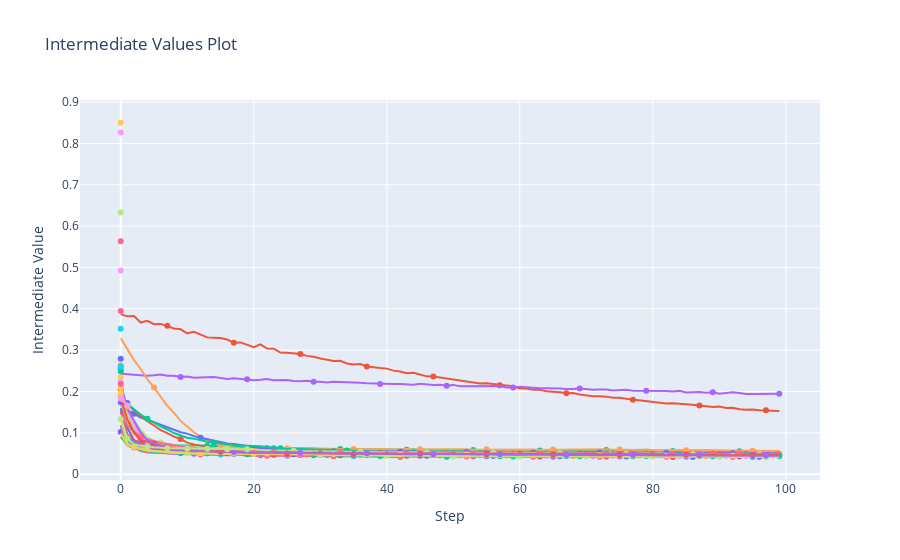

The notebook cell saved with this chart:
### Markdown cell above
Dopo aver condotto lo studio con `optuna`, riportiamo i risultati ottenuti. Dal grafico dei valori intermedi, possiamo vedere come la loss di validazione sia evoluta ad ogni epoca e per ogni trial di addestramento. Similmente, possiamo vedere la storia dei minimi delle loss di validazione (la funzione `objective`) nel grafico "Optimization History Plot". Il "Parallel Coordinate Plot" rappresenta gli iperparametri come coordinate verticali e i trial come linee colorate che, intersecando tali assi, individuano una combinazione di iperparametri, associandoci un valore di validation loss indicato con un color code. Il plot "Hyperparameter importances" mostra quanto peso percentuale abbiano avuto i vari iperparametri durante l'ottimizzazione.

### Code cell
optuna.visualization.plot_intermediate_values(study)
